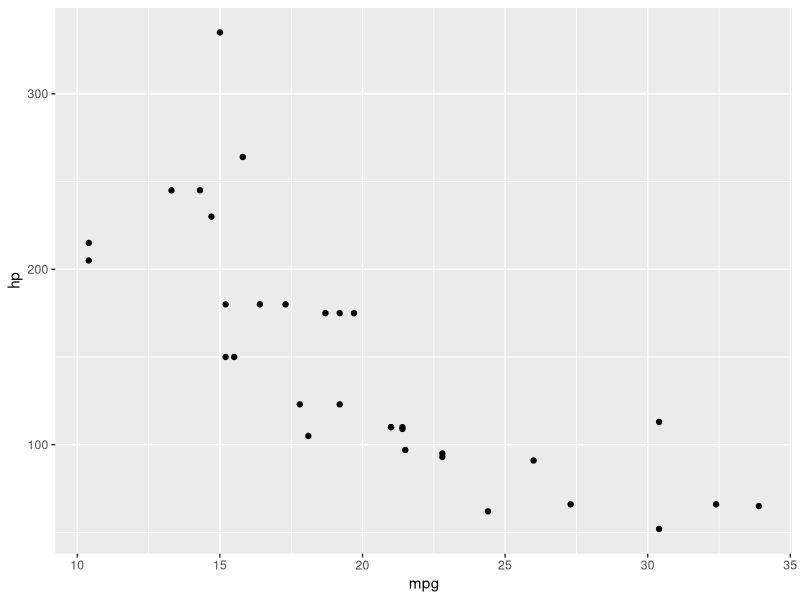
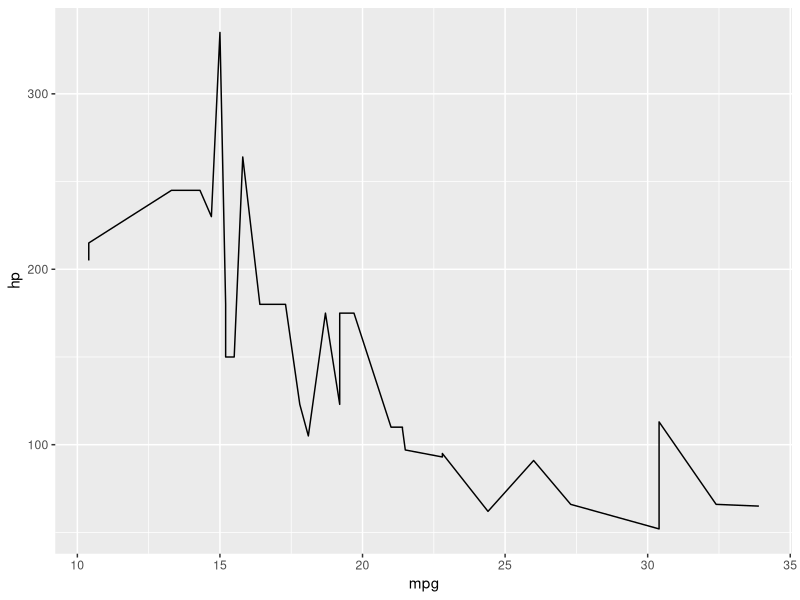
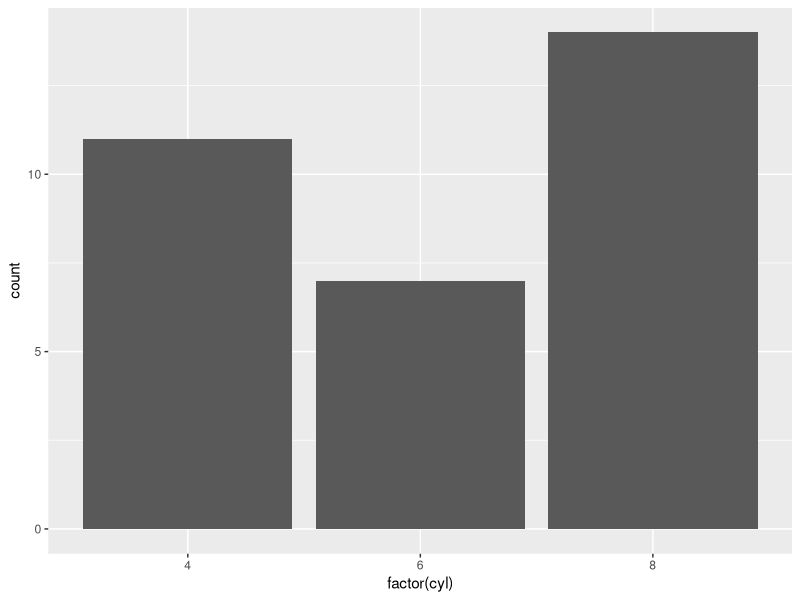
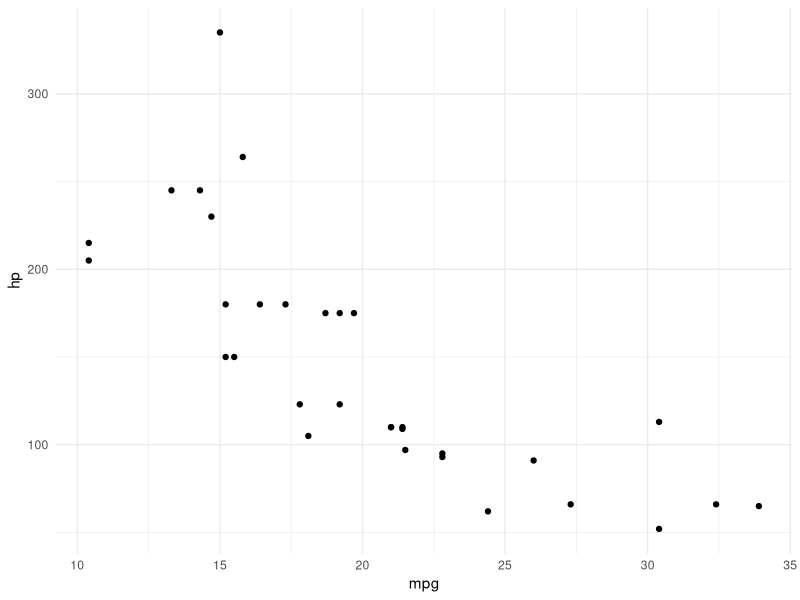
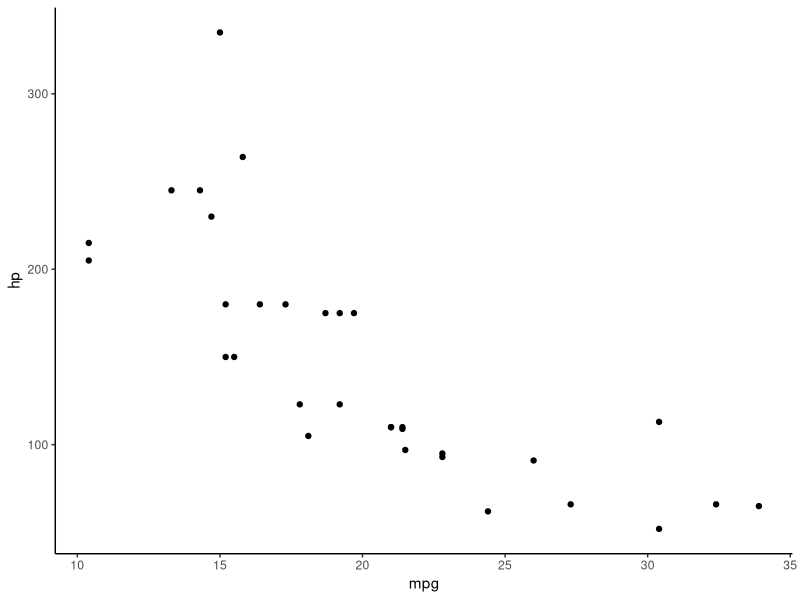
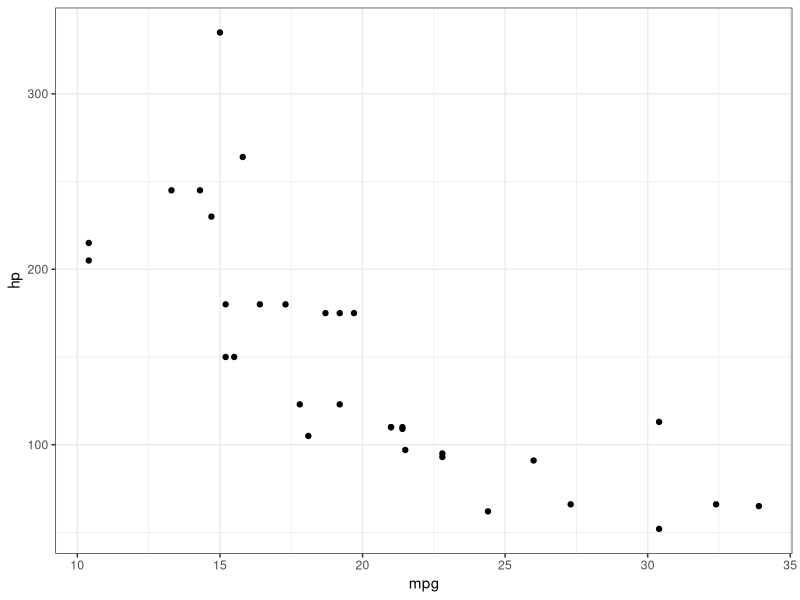
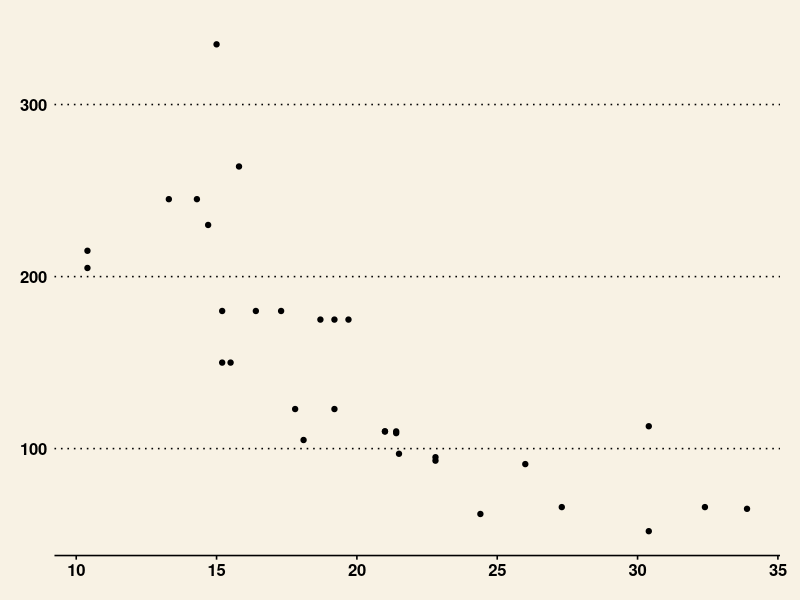

These charts were generated, in order, by the following R code:
# IF statements
x <- 2
if(x>5){
  print(" x is greater than 5")
}else{
  print("x is less than 5")
}


# FOR loops
for (i in 1:7){
  print(i)
}


# WHILE loops
y <- 1
while (y<=3){
  print(y)
  y <- y+1
}



# DPLYR
# Main functions in DPLYR are filter(), arrange(), select(), mutate(), summarise()

install.packages("dplyr")
library(dplyr)

# load data
data <- mtcars
head(mtcars)

# filter data
filtered_data <- filter(data, mpg>20)
print(filtered_data)

# arrange data
arranged_data <- arrange(filtered_data, desc(mpg))
print(arranged_data)

# select columns
selected_data <- select(filtered_data, mpg, cyl, hp)
print(selected_data)

# mutate data (example below is of a new col being created)
mutated_data <- mutate(selected_data, hp_per_cyl = hp/cyl)
print(mutated_data)

# summarise data
summarised_data <- summarise(mutated_data, avg_hp_per_cyl = mean(hp_per_cyl))
print(summarised_data)



# ggplot2
# Main functions in ggplot2 are ggplot(), geom_point(), geom_line(), geom_bar(), theme(), ggtheme()

install.packages("ggplot2")
library(ggplot2)
?ggplot2
?dplyr
?mtcars

# scatter plot
ggplot(data=mtcars, aes(x=mpg, y=hp)) + geom_point()

# line plot
ggplot(data=mtcars, aes(x=mpg, y=hp)) + geom_line()

# bar plot
ggplot(data=mtcars, aes(x=factor(cyl))) + geom_bar()

# customizing plots
ggplot(data=mtcars, aes(x=mpg, y=hp)) + geom_point() + theme_minimal()
ggplot(data=mtcars, aes(x=mpg, y=hp)) + geom_point() + theme_classic()
ggplot(data=mtcars, aes(x=mpg, y=hp)) + geom_point() + theme_bw()

# load ggthemes for applying the wsj (wall street journal) theme
install.packages("ggthemes")
library(ggthemes)
ggplot(data=mtcars, aes(x=mpg, y=hp)) + geom_point() + theme_wsj()



#+ Reading CSV files
#+ data <- read.csv("data.csv")
#+ 
#+ View first few rows of the data
#+ head(data)
#+ 
#+ View the structure of the data
#+ str(data) 
#+ 
#+ Reading Excel files
#+ Install the "readxl" package
#+ library(readxl)
#+ data <- read_excel("data.xlsx")
#+ 
#+ Saving data in .RData format
#+ save() function saves one or more R objects to a file
#+ save(data, file="data.RData")
#+ load("data.RData")
#+ 
#+ Saving data in .Rds format
#+ saveRDS() function saves a single R object to a file
#+ saveRDS(data, file="data.rds")
#+ data <- readRDS("data.rds")
